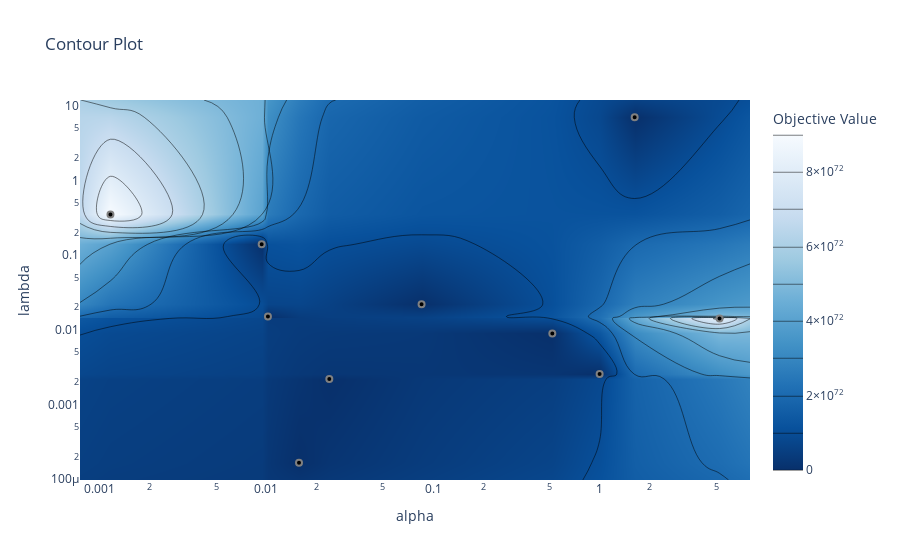

The code cell stored with this chart in its notebook:
### Code cell
optuna.visualization.plot_contour(find_params,params=['alpha','lambda'])

### Figure 1 — Plotly figure (JSON) as saved in the notebook; plotly's stock layout.template omitted (floating-point values rounded to 4 significant figures; data arrays with more than 128 entries replaced by an {"elided": "..."} marker saying what was removed)
{"data": [{"colorbar": {"title": {"text": "Objective Value"}}, "colorscale": [[0, "rgb(247,251,255)"], [0.125, "rgb(222,235,247)"], [0.25, "rgb(198,219,239)"], [0.375, "rgb(158,202,225)"], [0.5, "rgb(107,174,214)"], [0.625, "rgb(66,146,198)"], [0.75, "rgb(33,113,181)"], [0.875, "rgb(8,81,156)"], [1, "rgb(8,48,107)"]], "connectgaps": true, "contours": {"coloring": "heatmap"}, "hoverinfo": "none", "line": {"smoothing": 1.3}, "reversescale": true, "type": "contour", "x": [0.0007609, 0.001159, 0.009368, 0.01021, 0.01569, 0.02386, 0.08535, 0.52, 0.9996, 1.622, 5.244, 7.988], "y": [9.753e-05, 0.0001661, 0.002199, 0.00257, 0.008952, 0.0142, 0.01506, 0.02207, 0.1398, 0.3506, 7.016, 11.95], "z": {"elided": "12x12 float values"}}, {"marker": {"color": "black", "line": {"color": "Grey", "width": 2}}, "mode": "markers", "showlegend": false, "type": "scatter", "x": [5.244, 0.9996, 0.001159, 0.01021, 0.009368, 0.01569, 1.622, 0.52, 0.08535, 0.02386], "y": [0.0142, 0.00257, 0.3506, 0.01506, 0.1398, 0.0001661, 7.016, 0.008952, 0.02207, 0.002199]}], "layout": {"title": {"text": "Contour Plot"}, "xaxis": {"range": [-3.119, 0.9024], "title": {"text": "alpha"}, "type": "log"}, "yaxis": {"range": [-4.011, 1.077], "title": {"text": "lambda"}, "type": "log"}}}
